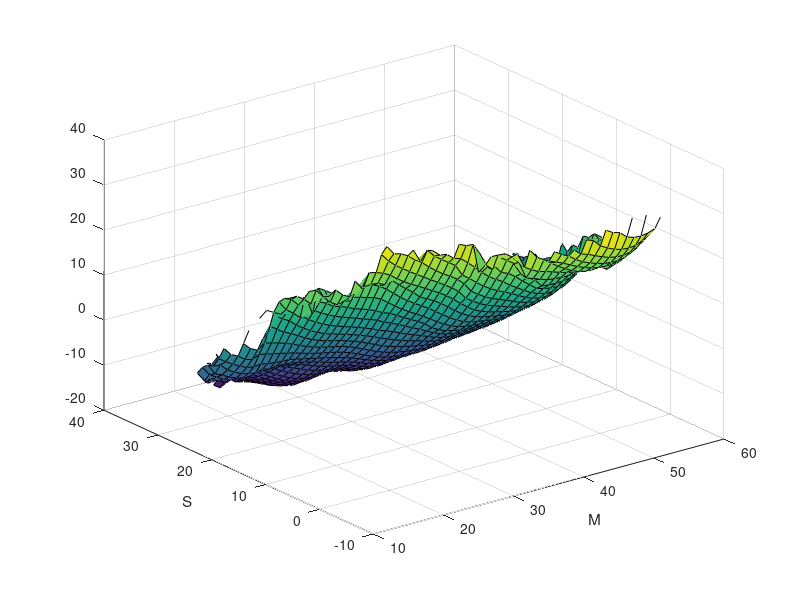
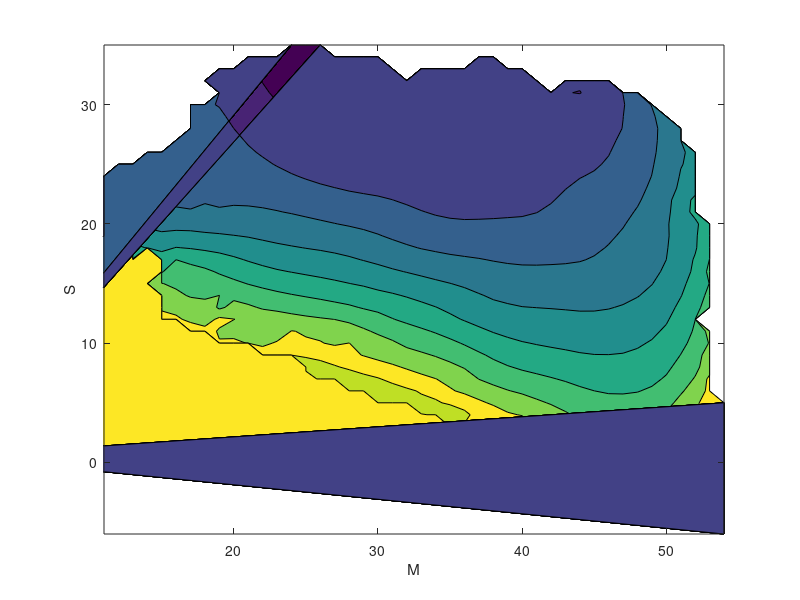

Recreate these plots in MATLAB, in order.
close all
clear all
M=linspace(11,54,44);
S=linspace(-6,35,42);
G=load('free_energy.dat');
surf(M,S,G');xlabel('M');ylabel('S');
figure
contourf(M,S,G');xlabel('M');ylabel('S');
